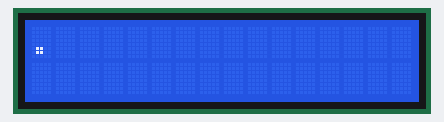
Recording of a sketch running on a simulated ESP32. Shown: 16×2 character LCD.

Above: at 0.1 s.
At 1.6 s:
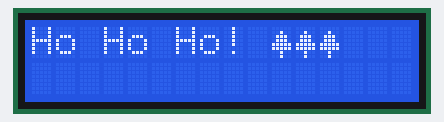
At 3.5 s:
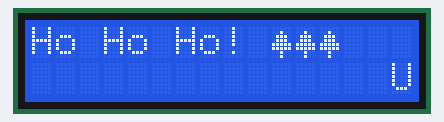
At 5.36 s:
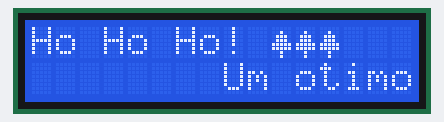
At 9.07 s:
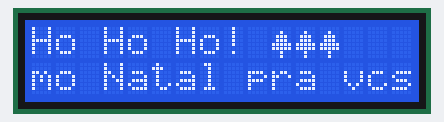
At 16.66 s:
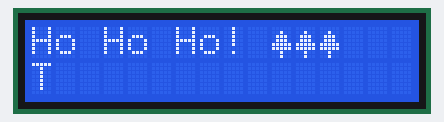

The sketch:

lcd16x2_scrolling_text.ino
```cpp
#include<LiquidCrystal_I2C.h>

short lcdColumns = {16};
short lcdRows = {2};

LiquidCrystal_I2C lcd(0x27,lcdColumns, lcdRows);

String staticMessage = {"Ho Ho Ho! "};
String scrollMessage = {"Um otimo Natal pra vcs galera da NET"};

byte customChar[8] = {
  0b00000,
  0b00100,
  0b01110,
  0b01110,
  0b11111,
  0b11111,
  0b00100,
  0b00100
};
void setup()
{

 lcd.init();
 lcd.backlight();
 lcd.createChar(0, customChar);
}

void loop() {

  staticTextFunc();
  scrollTexFunc(1,scrollMessage, 250, lcdColumns);
  lcd.clear();
}

void scrollTexFunc(int row, String message, int delayTime, int lcdColumns){

    for(int idx = 0; idx < lcdColumns; idx++){

        message = " " + message;
    }
    message = message + " ";

    for (int pos = 0; pos < message.length(); pos++){
        lcd.setCursor(0, row);
        lcd.print(message.substring(pos,pos + lcdColumns));
        delay(delayTime);
    }
}
void staticTextFunc(){

  lcd.setCursor(0,0);
  dotAnim();
  lcd.clear();

  lcd.setCursor(0,0);
  lcd.print(staticMessage);
  lcd.write(0);
  lcd.write(0);
  lcd.write(0);
  delay(1500);

}
void dotAnim(){
  for(int idx = 0; idx < 3; idx++){
      lcd.print(".");
      delay(500);
  }
}
```

Measured:
- by itself, everything shown: repeats every 17.0 s, in 56 steps
- what the display in image 1 shows lasts 1.8 s, from 1.6 s to 3.4 s
